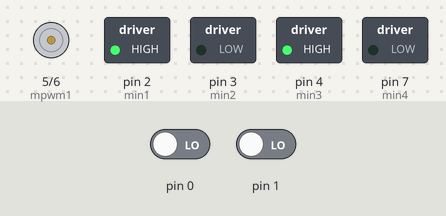
Simulated run of this sketch. Board: Arduino Uno, built with avr-gcc and run on an emulated ATmega328P. Parts: motor-driver pin pairs drawn as motors (green arrow = first pin HIGH = forward, orange = second pin HIGH = backward, longer = more drive), switched loads named in the sketch (green lamp = pin HIGH). The test bench sets the inputs (shaded band); at power-on: pin 0 LOW, pin 1 LOW.

Above: at 1.2 s.
1.3 s: pin 0 driven HIGH
At 1.9 s:
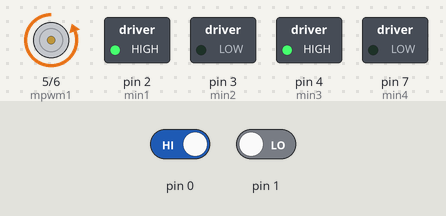
2.8 s: pin 0 driven LOW
At 3.1 s:
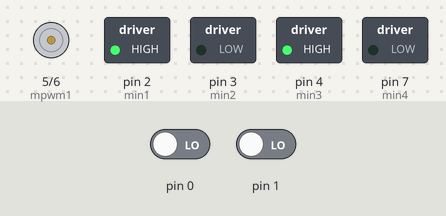
4.3 s: pin 1 driven HIGH
At 5.4 s:
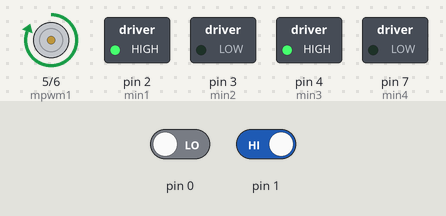
5.8 s: pin 1 driven LOW
At 6.5 s:
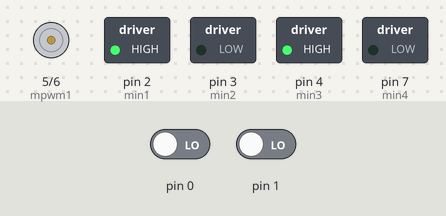
Timing chart, 0 to 8.3 s (numbered marks = the images above; inputs shaded):
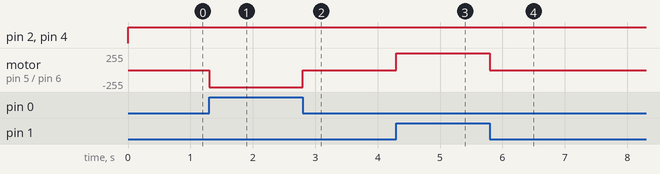

The sketch:

Seguido_de_Linea_dos_sensores.ino
```cpp
//Declaracion de Variables.
//Variables de Sensores de Presencia.
int CNY0 = 0;
int CNY1 = 1;
int mpwm1 = 5;
int mpwm2 = 6;
int min1 = 2;
int min2 = 3;
int min3 = 4;
int min4 = 7;
void setup() {
  // put your setup code here, to run once:
  sensores_configuracion(CNY0,CNY1);
  configuracion_motores(mpwm1,mpwm2,min1,min2,min3,min4);
}

void loop() {
  // put your main code here, to run repeatedly:
  if(deteccion_izquierda(CNY0) == true)
  {
    activar_Motor2(255);
    activar_Motor1(0);
  }
  else if(deteccion_derecha(CNY1) == true)
  {
    activar_Motor1(255);
    activar_Motor2(0);
  }
  else if(deteccion_izquierda(CNY0) && deteccion_derecha(CNY1) == true)
  {
    activar_Motor1(255);
    activar_Motor2(255);
  }
  else
  {
    activar_Motor1(0);
    activar_Motor2(0);
  }
}

void configuracion_motores(int pwm1, int pwm2, int in1, int in2, int in3, int in4)
{
  pinMode(pwm1,OUTPUT);
  pinMode(pwm2,OUTPUT);
  pinMode(in1,OUTPUT);
  pinMode(in2,OUTPUT);
  pinMode(in3,OUTPUT);
  pinMode(in4,OUTPUT);
}
void sensores_configuracion(int pin1, int pin2)
{
  pinMode(pin1,INPUT);//OUTPUT
  pinMode(pin2,INPUT);
}
bool deteccion_izquierda(int pin)
{
  if(digitalRead(pin) == HIGH)
  {
    return true;
  }
  else
  {
    return false;
  }
}
bool deteccion_derecha(int pin)
{
  if(digitalRead(pin) == HIGH)
  {
    return true;
  }
  else
  {
    return false;
  }
}
void activar_Motor2(int velocidad)
{
  digitalWrite(min1,HIGH);
  digitalWrite(min2,LOW);
  analogWrite(mpwm2,velocidad); ///0 <= velocidad <= 255
}

void activar_Motor1(int velocidad)
{
  digitalWrite(min3,HIGH);
  digitalWrite(min4,LOW);
  analogWrite(mpwm1,velocidad);
}
```

Measured:
- after the input at 1.3 s, motor on pin 5 (mpwm1) / pin 6 (mpwm2): stopped → backward 255/255 at once
- after the input at 2.8 s, motor on pin 5 (mpwm1) / pin 6 (mpwm2): backward 255/255 → stopped at once
- after the input at 4.3 s, motor on pin 5 (mpwm1) / pin 6 (mpwm2): stopped → forward 255/255 at once
- after the input at 5.8 s, motor on pin 5 (mpwm1) / pin 6 (mpwm2): forward 255/255 → stopped at once
